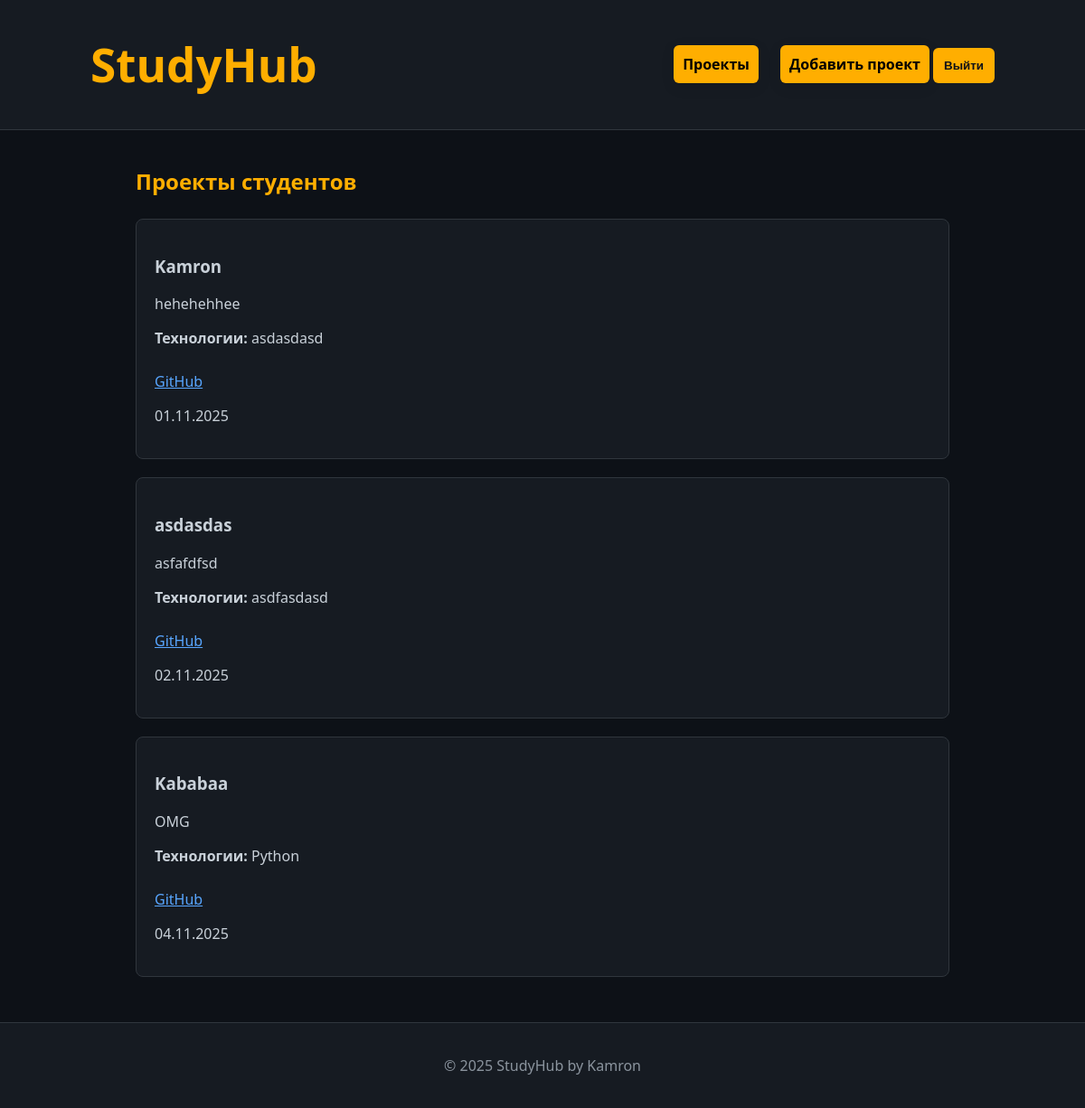
The app's page / (signed in) with its own data.
### projects/models.py (models this page shows, shortened)
class Project(models.Model):
    title = models.CharField(max_length=200)
    description = models.TextField()
    github_link = models.URLField(blank=True, null=True)
    technologies = models.CharField(max_length=200)
    created_at = models.DateTimeField(auto_now_add=True)

### projects/views.py (the view)
# urls.py: path('', views.project_list, name='project_list'),
def project_list(request):
    projects = Project.objects.all()
    return render(request, 'projects/project_list.html', {'projects': projects})

### projects/templates/projects/project_list.html (shortened to what this page needs)
{% extends 'base.html' %}
{% block content %}
<h2 class="page-title">Проекты студентов</h2>
{% for project in projects %}
    <div class="card">
        <h3>{{ project.title }}</h3>
        <p>{{ project.description }}</p>
        <p><b>Технологии:</b> {{ project.technologies }}</p>
        {% if project.github_link %}
            <a class="github-link" href="{{ project.github_link }}" target="_blank">GitHub</a>
        {% endif %}
        <p class="date">{{ project.created_at|date:"d.m.Y" }}</p>
    </div>
{% empty %}
    <p>Пока нет проектов 😔</p>
{% endfor %}
{% endblock %}

### static/css/style.css (style rules this page uses)
body { margin: 0; font-family: "Segoe UI", sans-serif; background-color: #0d1117; color: #c9d1d9; }
.page-title { color: #ffae00; margin-bottom: 25px; }
.card { background-color: #161b22; border: 1px solid #30363d; border-radius: 8px; padding: 20px; margin-bottom: 20px; transition: transform 0.2s ease; }
.github-link { display: inline-block; margin-top: 10px; color: #58a6ff; }

### records on screen
Project: title "Kamron", description "hehehehhee", technologies "asdasdasd", created_at "01.11.2025"
Project: title "asdasdas", description "asfafdfsd", technologies "asdfasdasd", created_at "02.11.2025"
Project: title "Kababaa", description "OMG", technologies "Python", created_at "04.11.2025"
